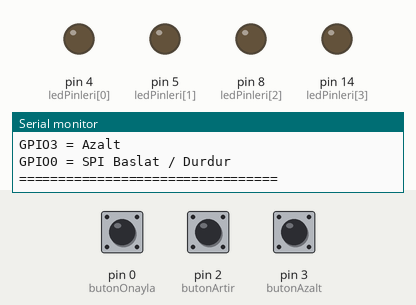
Bench run of a sketch on a simulated Arduino Uno, built for the host (arithmetic inside an expression is 32-bit, double 64-bit). On the bench: output pins drawn as LEDs (lit = HIGH), the last lines printed to the serial monitor. Dashed ring = blinking. The test bench sets the inputs (shaded band); at power-on: pin 0 (butonOnayla) HIGH, pin 2 (butonArtir) HIGH, pin 3 (butonAzalt) HIGH. Pins used as bus, display or sensor lines are not drawn.

Above: at 2.2 s.
2.3 s: pin 0 (butonOnayla) pulled LOW for 0.15 s
3.9 s: pin 2 (butonArtir) pulled LOW for 1 s
At 5.7 s:
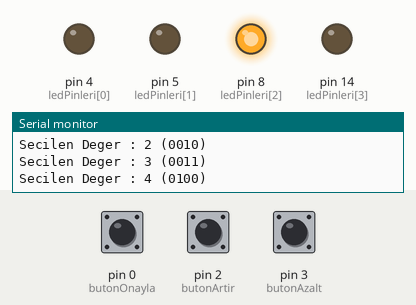
6.4 s: pin 3 (butonAzalt) pulled LOW for 3.2 s
At 7.78 s:
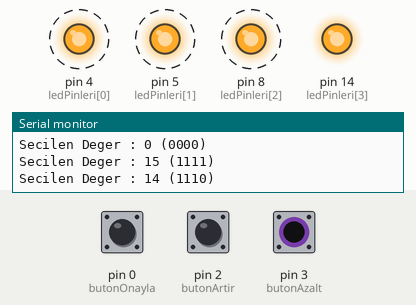
11.1 s: pin 3 (butonAzalt) pulled LOW for 0.15 s
At 12.2 s:
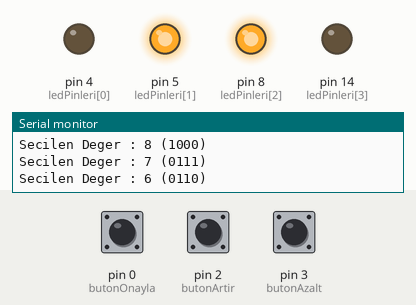
12.8 s: pin 3 (butonAzalt) pulled LOW for 1 s
At 14.9 s:
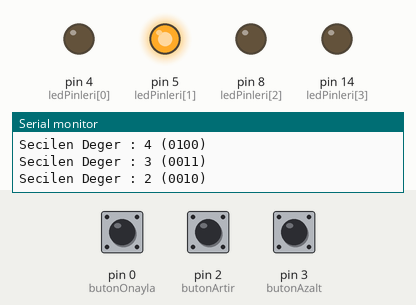
15.3 s: pin 0 (butonOnayla) pulled LOW for 1 s
At 16.4 s:
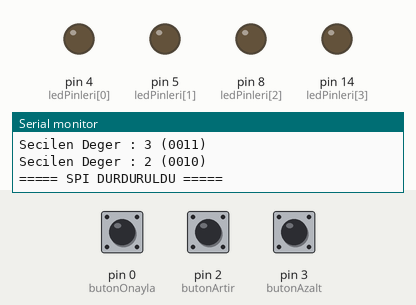
Timing chart, 0 to 18.3 s (numbered marks = the images above; inputs shaded):
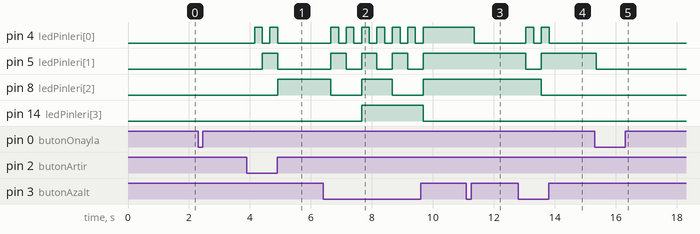

The sketch:

spi_logic_test.ino
```cpp
#include <SPI.h>

//==============================
// BUTONLAR
//==============================
const int butonArtir   = 2;
const int butonAzalt   = 3;
const int butonOnayla  = 0;

//==============================
// LEDLER
//==============================
const int ledPinleri[4] = {4, 5, 8, 14};

//==============================
// SPI PINLERİ
//==============================
const int SPI_SCK  = 6;
const int SPI_MOSI = 7;
const int SPI_CS   = 10;

//==============================
int hafizadakiSayi = 0;
bool spiAktif = false;

//==============================
void ledleriYak(byte sayi)
{
  for (int i = 0; i < 4; i++)
  {
    digitalWrite(ledPinleri[i], bitRead(sayi, i));
  }
}

//==============================
void ledleriSondur()
{
  for (int i = 0; i < 4; i++)
  {
    digitalWrite(ledPinleri[i], LOW);
  }
}

//==============================
void setup()
{
  Serial.begin(115200);
  delay(1000);

  pinMode(butonArtir, INPUT_PULLUP);
  pinMode(butonAzalt, INPUT_PULLUP);
  pinMode(butonOnayla, INPUT_PULLUP);

  for (int i = 0; i < 4; i++)
  {
    pinMode(ledPinleri[i], OUTPUT);
  }

  ledleriSondur();

  pinMode(SPI_CS, OUTPUT);
  digitalWrite(SPI_CS, HIGH);

  SPI.begin(SPI_SCK, -1, SPI_MOSI, SPI_CS);

  Serial.println("=================================");
  Serial.println("SPI EGITIM PROJESI");
  Serial.println("GPIO2 = Artir");
  Serial.println("GPIO3 = Azalt");
  Serial.println("GPIO0 = SPI Baslat / Durdur");
  Serial.println("=================================");
}

//==============================
void loop()
{

  //-----------------------------
  // Artır
  //-----------------------------
  if (digitalRead(butonArtir) == LOW)
  {
    hafizadakiSayi++;

    if (hafizadakiSayi > 15)
      hafizadakiSayi = 0;

    Serial.print("Secilen Deger : ");
    Serial.print(hafizadakiSayi);
    Serial.print(" (");

    for (int i = 3; i >= 0; i--)
      Serial.print(bitRead(hafizadakiSayi, i));

    Serial.println(")");

    delay(250);
  }

  //-----------------------------
  // Azalt
  //-----------------------------
  if (digitalRead(butonAzalt) == LOW)
  {
    hafizadakiSayi--;

    if (hafizadakiSayi < 0)
      hafizadakiSayi = 15;

    Serial.print("Secilen Deger : ");
    Serial.print(hafizadakiSayi);
    Serial.print(" (");

    for (int i = 3; i >= 0; i--)
      Serial.print(bitRead(hafizadakiSayi, i));

    Serial.println(")");

    delay(250);
  }

  //-----------------------------
  // SPI Aç / Kapat
  //-----------------------------
  if (digitalRead(butonOnayla) == LOW)
  {
    delay(50);

    if (digitalRead(butonOnayla) == LOW)
    {
      spiAktif = !spiAktif;

      if (spiAktif)
      {
        Serial.println();
        Serial.println("===== SPI AKTIF =====");

        Serial.print("Gonderilen Veri : ");
        Serial.print(hafizadakiSayi);
        Serial.print(" (");

        for (int i = 3; i >= 0; i--)
          Serial.print(bitRead(hafizadakiSayi, i));

        Serial.println(")");

        ledleriYak(hafizadakiSayi);
      }
      else
      {
        Serial.println();
        Serial.println("===== SPI DURDURULDU =====");

        ledleriSondur();

        digitalWrite(SPI_CS, HIGH);
      }

      while (digitalRead(butonOnayla) == LOW);
      delay(150);
    }
  }

  //-----------------------------
  // SPI Sürekli Çalışıyor
  //-----------------------------
  if (spiAktif)
  {
    byte veri = hafizadakiSayi;

    // Eğer artır/azalt ile sayı değişirse
    // LED'ler de anında güncellensin
    ledleriYak(veri);

    digitalWrite(SPI_CS, LOW);

    SPI.beginTransaction(
      SPISettings(
        10000,
        MSBFIRST,
        SPI_MODE0));

    SPI.transfer(veri);

    SPI.endTransaction();

    digitalWrite(SPI_CS, HIGH);

    delay(2);
  }

}
```

Measured:
- after the input at 3.9 s, pin 4 (ledPinleri[0]): alternates HIGH for 0.25 s and LOW for 0.25 s, 4 changes in all, then stays LOW, starting after 0.25 s; pin 5 (ledPinleri[1]): LOW → HIGH after 0.50 s, → LOW 0.50 s later; pin 8 (ledPinleri[2]): LOW → HIGH after 1.0 s
- after the input at 6.4 s, pin 4 (ledPinleri[0]): alternates HIGH for 0.25 s and LOW for 0.25 s, 13 changes in all, then stays HIGH, starting after 0.25 s; pin 5 (ledPinleri[1]): alternates HIGH for 0.50 s and LOW for 0.50 s, 7 changes in all, then stays HIGH, starting after 0.25 s
- after the input at 11.1 s, pin 4 (ledPinleri[0]): HIGH → LOW after 0.25 s
- after the input at 12.8 s, pin 4 (ledPinleri[0]): alternates HIGH for 0.25 s and LOW for 0.25 s, 4 changes in all, then stays LOW, starting after 0.25 s; pin 5 (ledPinleri[1]): HIGH → LOW after 0.25 s, → HIGH 0.50 s later; pin 8 (ledPinleri[2]): HIGH → LOW after 0.76 s
- after the input at 15.3 s, pin 5 (ledPinleri[1]): HIGH → LOW after 0.05 s
